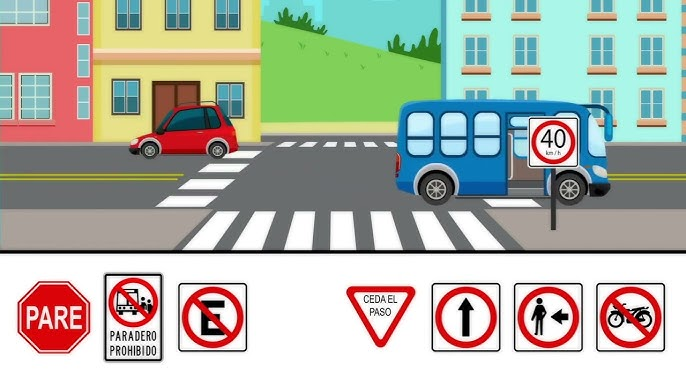
#> input picture signal.jpg, 686 x 386 px, given in place of the camera
$ python detectColors.py
#> lines starting #> are read from the running program, lines starting #| are printed output that depends on the picture; after the words box and inside, x2 and y2 are one past the last pixel; in counts of white or black regions, pixels touching at a corner belong together
import cv2
import numpy as np

def dibujar(mask, color, frame):
    contornos, _ = cv2.findContours(mask, cv2.RETR_EXTERNAL, cv2.CHAIN_APPROX_SIMPLE)
    for c in contornos:
        area = cv2.contourArea(c)
        if area > 3000:
            M = cv2.moments(c)
            if M["m00"] == 0:
                M["m00"] = 1
            x = int(M["m10"] / M["m00"])
            y = int(M["m01"] / M["m00"])
            nuevoContorno = cv2.convexHull(c)
            cv2.circle(frame, (x, y), 7, (0, 255, 0), -1)
            cv2.putText(frame, '{},{}'.format(x, y), (x + 10, y), font, 0.75, (0, 255, 3), 1, cv2.LINE_AA)
            cv2.drawContours(frame, [nuevoContorno], 0, color, 3)

cap = cv2.VideoCapture(0)
if not cap.isOpened():
    print("No se pudo abrir la cámara")
    exit()

font = cv2.FONT_HERSHEY_COMPLEX

# Rangos HSV
rojoBajo1 = np.array([0, 100, 20], np.uint8)
rojoAlto1 = np.array([10, 255, 255], np.uint8)
rojoBajo2 = np.array([160, 100, 20], np.uint8)
rojoAlto2 = np.array([179, 255, 255], np.uint8)
amarilloBajo = np.array([20, 100, 20], np.uint8)
amarilloAlto = np.array([35, 255, 255], np.uint8)
verdeBajo = np.array([36, 100, 20], np.uint8)
verdeAlto = np.array([85, 255, 255], np.uint8)

while True:
    ret, frame = cap.read()
#> frame is the input picture: shape (386, 686, 3); mean B, G, R 168.1, 179.9, 175.7
    if not ret:
        break

    frameHSV = cv2.cvtColor(frame, cv2.COLOR_BGR2HSV)
#> frameHSV: shape (386, 686, 3); mean H, S, V 57.7, 63.6, 198

    # Crear máscaras
    maskRojo1 = cv2.inRange(frameHSV, rojoBajo1, rojoAlto1)
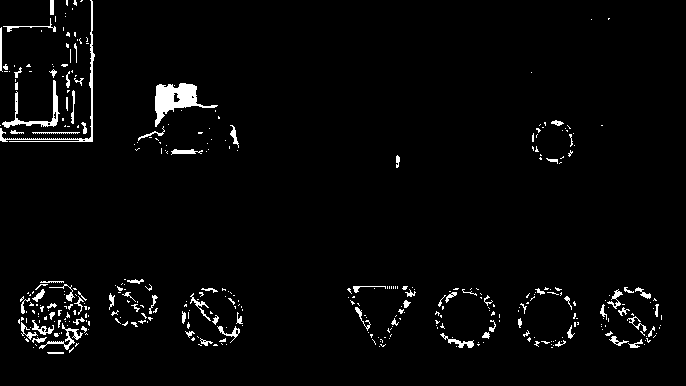
#> maskRojo1: shape (386, 686); 2.9% white; 381 white regions (300 under 20 px), largest, box (x1, y1, x2, y2) and area: (155, 83, 218, 127) 1091, (0, 0, 95, 142) 603, (2, 80, 60, 128) 474
    maskRojo2 = cv2.inRange(frameHSV, rojoBajo2, rojoAlto2)
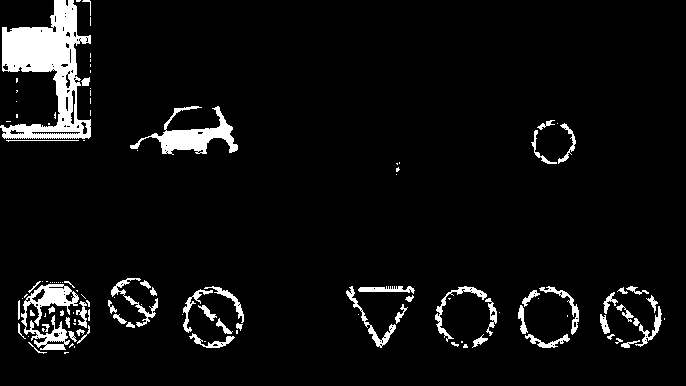
#> maskRojo2: shape (386, 686); 5.7% white; 120 white regions (62 under 20 px), largest, box (x1, y1, x2, y2) and area: (0, 0, 91, 139) 5889, (130, 106, 238, 155) 1738, (21, 284, 79, 350) 1497
    maskRojo = cv2.add(maskRojo1, maskRojo2)
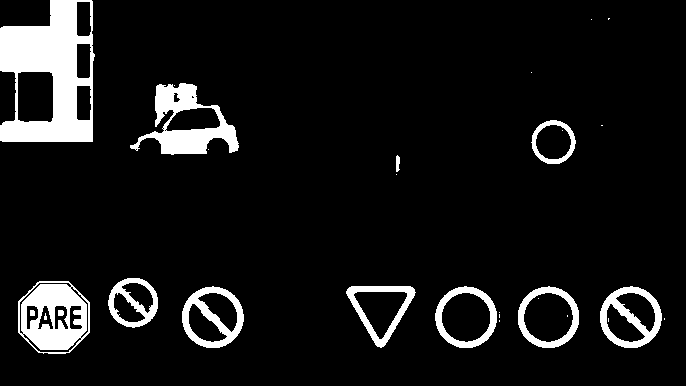
#> maskRojo: shape (386, 686); 8.6% white; 29 white regions (16 under 20 px), largest, box (x1, y1, x2, y2) and area: (0, 0, 95, 142) 8104, (18, 281, 90, 354) 3285, (130, 83, 239, 155) 3144
    maskAmarillo = cv2.inRange(frameHSV, amarilloBajo, amarilloAlto)
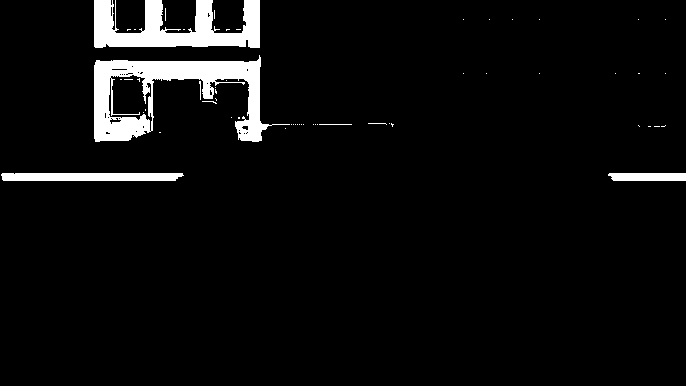
#> maskAmarillo: shape (386, 686); 5% white; 56 white regions (50 under 20 px), largest, box (x1, y1, x2, y2) and area: (94, 55, 290, 142) 6361, (94, 0, 260, 48) 4664, (1, 173, 184, 181) 1424, (608, 173, 686, 181) 604, (319, 124, 352, 125) 33, (199, 81, 201, 100) 22
    maskVerde = cv2.inRange(frameHSV, verdeBajo, verdeAlto)
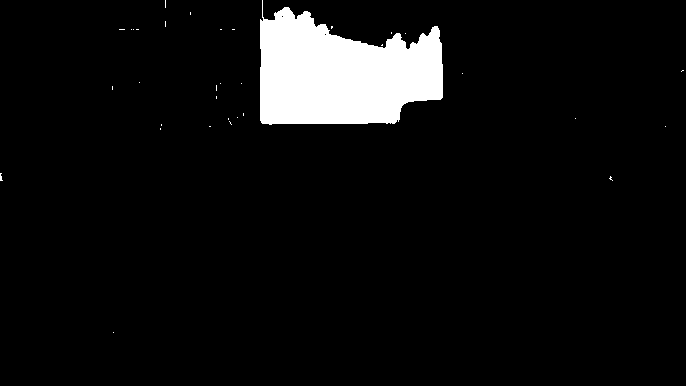
#> maskVerde: shape (386, 686); 6.1% white; 34 white regions (33 under 20 px)

    # Obtener valores de brillo (canal V)
    v_channel = frameHSV[:, :, 2]
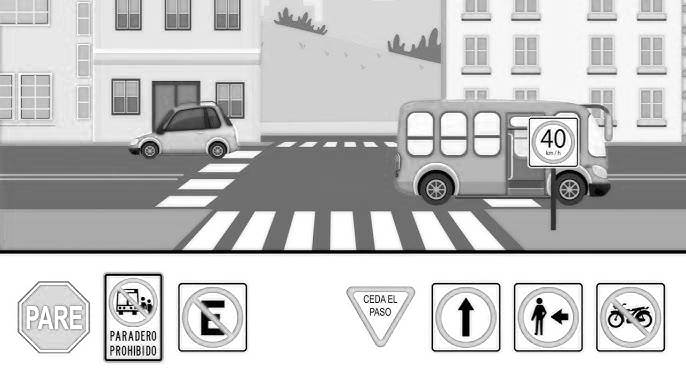
#> v_channel: shape (386, 686); min 0, max 255, mean 198

    brillo_rojo = cv2.mean(v_channel, maskRojo)[0]
#> brillo_rojo = 200.2
    brillo_amarillo = cv2.mean(v_channel, maskAmarillo)[0]
#> brillo_amarillo = 210.2
    brillo_verde = cv2.mean(v_channel, maskVerde)[0]
#> brillo_verde = 199.9

    # Comparar y seleccionar el color más brillante
    brillos = {
        'rojo': (brillo_rojo, maskRojo, (0, 0, 255)),
        'amarillo': (brillo_amarillo, maskAmarillo, (0, 255, 255)),
        'verde': (brillo_verde, maskVerde, (0, 255, 0))
    }

    color_max = max(brillos.items(), key=lambda x: x[1][0])

    # Dibujar solo el color con mayor brillo
    dibujar(color_max[1][1], color_max[1][2], frame)
#> in dibujar, `contornos, _ = cv2.findContours(mask, cv2.RETR_EXTERNAL, cv2.CHAIN_APP..`: contornos = 51 contours, 47 with area under 20; largest, box (x1, y1, x2, y2) and area: (94, 55, 290, 142) 7476, (94, 0, 260, 48) 4294, (1, 173, 184, 181) 1238, (608, 173, 686, 181) 521
#> the loop in dibujar, `for c in contornos:` made 51 passes
#> (area, x, y) on passes 37, 51: (7476, 161, 93), (4293.5, 174, 27)
#> area on passes 1 to 2: 521, 1237.5
#> after the loop in dibujar, `for c in contornos:`:
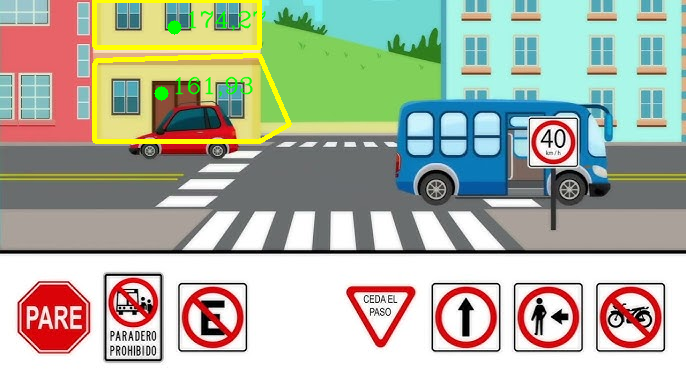
#> frame: shape (386, 686, 3); 2.2% of pixels changed, all inside (x1, y1, x2, y2) = (92, 0, 292, 144)

    # Mostrar cámara
    cv2.imshow('camara', frame)

    # Presiona 's' para salir
    if cv2.waitKey(1) & 0xFF == ord('s'):
#> (key Esc is pressed here)
        break

cap.release()
cv2.destroyAllWindows()
